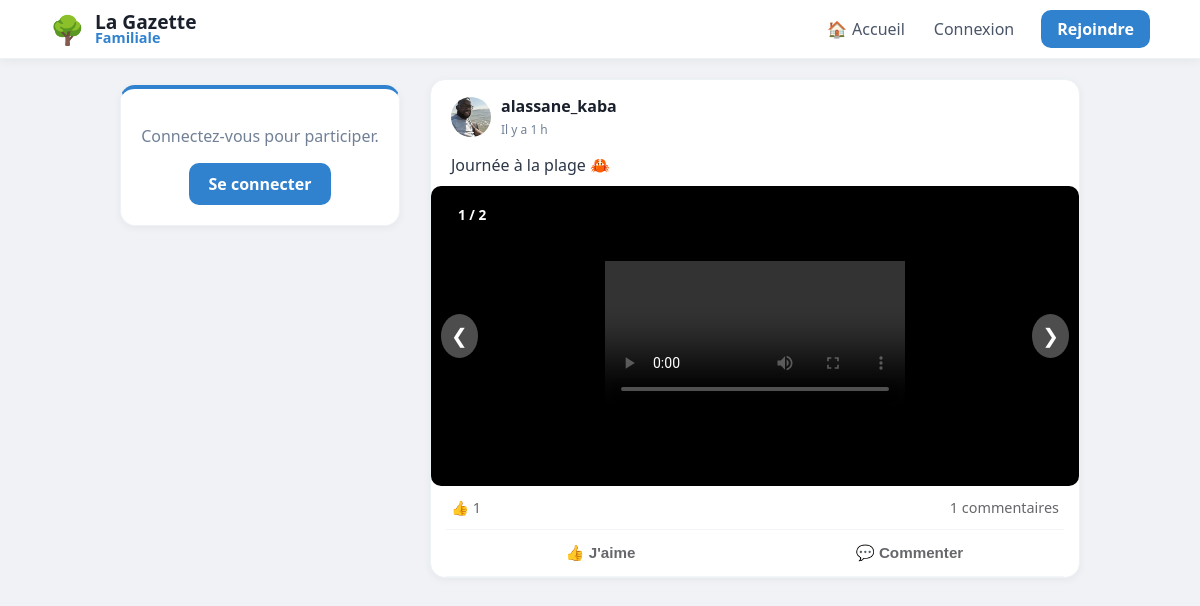
The page / on the database its author committed.
### tables this page shows
CREATE TABLE posts (
                id INTEGER PRIMARY KEY AUTOINCREMENT, 
                username TEXT, 
                content TEXT, 
                likes INTEGER DEFAULT 0, 
                image TEXT,
                created_at DATETIME DEFAULT CURRENT_TIMESTAMP
            );

CREATE TABLE users (
                id INTEGER PRIMARY KEY AUTOINCREMENT, 
                email TEXT UNIQUE, 
                firstname TEXT, 
                lastname TEXT, 
                username TEXT UNIQUE, 
                password TEXT, 
                avatar TEXT
            );

CREATE TABLE post_medias (
                        id INTEGER PRIMARY KEY AUTOINCREMENT,
                        post_id INTEGER,
                        filename TEXT,
                        file_type TEXT, -- 'image' ou 'video'
                        FOREIGN KEY (post_id) REFERENCES posts (id) ON DELETE CASCADE
                    );

### app.py (the view)
@app.route("/")
def home():
    with get_db() as db:
        posts_query = db.execute("""
            SELECT posts.*, users.avatar AS user_avatar,
                (SELECT COUNT(*) FROM reactions WHERE post_id=posts.id AND type='thumb') as thumbs,
                (SELECT COUNT(*) FROM reactions WHERE post_id=posts.id AND type='heart') as hearts
            FROM posts
            JOIN users ON posts.username = users.username
            ORDER BY posts.id DESC
        """).fetchall()
        posts = [dict(row) for row in posts_query]
        for post in posts:
            medias = db.execute("SELECT * FROM post_medias WHERE post_id = ?", (post['id'],)).fetchall()
            post['medias'] = medias  # On ajoute la liste des médias au post
        comments = db.execute('''
            SELECT comments.*, users.avatar AS comm_avatar
            FROM comments
            JOIN users ON comments.username = users.username
        ''').fetchall()
    return render_template("home.html", posts=posts, comments=comments)

### app.py (called while the page is built)
def get_db():
    db = sqlite3.connect("database.db")
    db.row_factory = sqlite3.Row
    return db

@app.template_filter('relative_time')
def relative_time(date_str):
    if not date_str:
        return "Date inconnue"
    past = datetime.strptime(date_str, '%Y-%m-%d %H:%M:%S')
    now = datetime.now(timezone.utc).replace(tzinfo=None)
    diff = now - past
    if diff.days == 0:
        if diff.seconds < 60:
            return "À l'instant"
        if diff.seconds < 3600:
            return f"Il y a {diff.seconds // 60} min"
        return f"Il y a {diff.seconds // 3600} h"
    if diff.days == 1:
        return "Hier"
    if diff.days < 7:
        return f"Il y a {diff.days} jours"
    return past.strftime('%d/%m/%Y')

### templates/home.html (shortened to what this page needs)
{% extends "base.html" %}
{% block content %}
<aside class="sidebar">
    <div class="post-card" style="text-align: center; border-top: 4px solid #3182ce;">
        {% if session.get("user") %}
            <div style="font-size: 50px; margin-bottom: 10px;">🌳</div>
            <h3 style="margin: 0; color: #2d3748;">Bonjour,</h3>
            <h2 style="margin: 5px 0; color: #1a202c; font-size: 1.4em;">{{ session['user'] }}</h2>
            <div style="margin-top: 20px; padding-top: 15px; border-top: 1px solid #edf2f7;">
                <a href="{{ url_for('profile', username=session['user']) }}" style="text-decoration: none; color: #3182ce; font-weight: 700; font-size: 0.9em;">Voir mon mur →</a>
            </div>
        {% else %}
            <p style="color: #718096;">Connectez-vous pour participer.</p>
            <a href="/login" style="display: inline-block; background: #3182ce; color: white; padding: 10px 20px; border-radius: 10px; text-decoration: none; font-weight: bold;">Se connecter</a>
        {% endif %}
    </div>
</aside>
<main class="feed">
    {% for post in posts %}
    <div class="post-card" style="padding: 0; overflow: hidden; margin-bottom: 20px;">
        <div style="padding: 15px 20px; display: flex; justify-content: space-between; align-items: center;">
            <div style="display: flex; align-items: center; gap: 10px;">
                <img src="{{ url_for('static', filename='avatars/' + (post['user_avatar'] if post['user_avatar'] else 'default.png')) }}"
                     style="width: 40px; height: 40px; border-radius: 50%; object-fit: cover;">
                <div>
                    <strong style="display: block; color: #1a202c;">{{ post['username'] }}</strong>
                    <span class="live-date" data-time="{{ post['created_at'] }}" style="font-size: 0.75em; color: #718096;">
                        {{ post['created_at'] | relative_time }}
                    </span>
                </div>
            </div>
        </div>
        <div style="padding: 0 20px 10px 20px; white-space: pre-wrap; color: #2d3748;">{{ post['content'] }}</div>
        {% if post.medias %}
        <div class="carousel-container" id="carousel-{{ post.id }}" style="position: relative; background: #000; display: flex; align-items: center; justify-content: center; min-height: 300px;">
            {% if post.medias|length > 1 %}
            <div class="carousel-counter" style="position: absolute; top: 15px; left: 15px; background: rgba(0,0,0,0.6); color: white; padding: 4px 12px; border-radius: 20px; font-size: 0.85em; z-index: 10; font-weight: bold;">
                <span class="current">1</span> / {{ post.medias|length }}
            </div>
            {% endif %}
            <div class="carousel-items" style="width: 100%;">
                {% for media in post.medias %}
                    <div class="carousel-item {% if loop.first %}active{% endif %}" style="display: {% if loop.first %}block{% else %}none{% endif %}; text-align: center;">
                        {% if media.file_type == 'video' %}
                            <video src="{{ url_for('static', filename='uploads/' + media.filename) }}" controls style="max-width: 100%; max-height: 500px; display: block; margin: 0 auto;"></video>
                        {% else %}
                            <img src="{{ url_for('static', filename='uploads/' + media.filename) }}" style="max-width: 100%; max-height: 500px; object-fit: contain; display: block; margin: 0 auto;" onclick="window.open(this.src)">
                        {% endif %}
                    </div>
                {% endfor %}
            </div>
            {% if post.medias|length > 1 %}
                <button class="prev" onclick="moveSlide('{{ post.id }}', -1)" style="position: absolute; left: 10px; background: rgba(255,255,255,0.3); border: none; color: white; font-size: 20px; padding: 10px; border-radius: 50%; cursor: pointer;">&#10094;</button>
                <button class="next" onclick="moveSlide('{{ post.id }}', 1)" style="position: absolute; right: 10px; background: rgba(255,255,255,0.3); border: none; color: white; font-size: 20px; padding: 10px; border-radius: 50%; cursor: pointer;">&#10095;</button>
            {% endif %}
        </div>
        {% endif %}
        <div style="display: flex; justify-content: space-between; padding: 12px 20px; font-size: 0.9em; color: #65676b;">
            <div>👍 <span id="thumbs-{{ post['id'] }}">{{ post['thumbs'] }}</span></div>
            <div style="cursor: pointer;" onclick="toggleComments({{ post['id'] }})">
                <span id="comment-count-{{ post['id'] }}">{{ comments|selectattr('post_id', 'equalto', post['id'])|list|length }}</span> commentaires
            </div>
        </div>
        <div style="display: flex; border-top: 1px solid #f2f4f7; border-bottom: 1px solid #f2f4f7; margin: 0 15px; padding: 2px 0;">
            <button onclick="react({{ post['id'] }}, 'thumb')" class="action-btn" style="flex: 1; background: none; border: none; padding: 10px; color: #65676b; font-weight: 600; cursor: pointer;">👍 J'aime</button>
            <button onclick="toggleComments({{ post['id'] }})" class="action-btn" style="flex: 1; background: none; border: none; padding: 10px; color: #65676b; font-weight: 600; cursor: pointer;">💬 Commenter</button>
        </div>
    </div>
    {% endfor %}
</main>
{% endblock %}

### static/style.css (style rules this page uses)
body { font-family: 'Segoe UI', system-ui, -apple-system, sans-serif; background: #f0f2f5; margin: 0; color: #1a202c; }
.post-card { background: white; border-radius: 15px; padding: 20px; margin-bottom: 20px; box-shadow: 0 2px 8px rgba(0,0,0,0.05); border: 1px solid #edf2f7; overflow: hidden; }
.action-btn { flex: 1; background: none; border: none; padding: 10px; color: #65676b; font-weight: 600; font-size: 0.95em; cursor: pointer; display: flex; align-items: center; justify-content: center; gap: 8px; transition: background 0.2s; border-radius: 6px; margin: 2px; }
.carousel-container { position: relative; width: 100%; max-height: 500px; background: #000; border-radius: 10px; overflow: hidden; }
.carousel-item { display: none; text-align: center; }
.carousel-item.active { display: block; }
.carousel-item img, .carousel-item video { max-width: 100%; max-height: 500px; }
.prev, .next { position: absolute; top: 50%; transform: translateY(-50%); background: rgba(0,0,0,0.5); color: white; padding: 10px; border: none; cursor: pointer; }
.next { right: 0; }
.prev { left: 0; }

### templates/base.html (style rules this page uses)
:root { --bg-color: #f0f2f5; --primary: #3182ce; --text-main: #1a202c; --text-light: #718096; }
body { background-color: var(--bg-color); margin: 0; font-family: 'Segoe UI', system-ui, -apple-system, sans-serif; color: var(--text-main); }
@media (min-width: 900px) { .sidebar { position: sticky; top: 85px; } }

### rows shown on the page
posts: avatar (picture), username "alassane_kaba", created_at|relative_time "Il y a 1 h", content "Journée à la plage 🦀", medias|length "2", thumbs "1", id "1"
